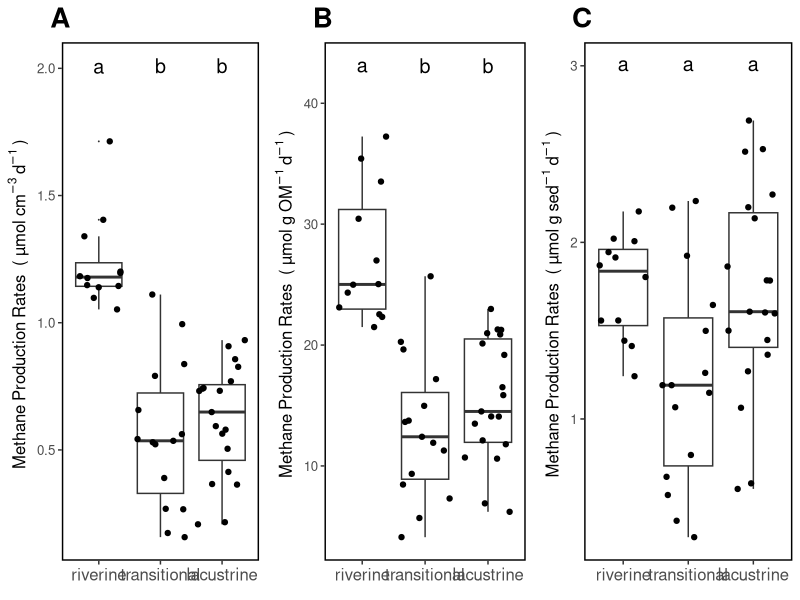

Write R code to recreate this figure.
### Build Figure 2
### Methane production rates among reservoir zones 
### Megan Berberich, University of Cincinnati

## load packages
library(dplyr)
library(ggplot2)
library(openxlsx)
library(gridExtra)

## load data
master <- read.xlsx("data/process/master_by_sample.xlsx")


#slurry_dry_wt <- read.xlsx("data/raw/slurry_dry_wt_final_pressure.xlsx")
#organic_matter <- read.xlsx("data/raw/LOI.xlsx")

## calculations on data
# calculate methane production rates in umol CH4 g dry sediment^-1 day^-1
#ch4$umol_CH4_day_g_sed <- (ch4$umol_CH4_day / slurry_dry_wt$slurry.dry.wt.g[1:46])
# calculate methane production rates in umol CH4 g OM^-1 day^-1
#ch4$umol_CH4_day_g_OM <- (ch4$umol_CH4_day / (slurry_dry_wt$slurry.dry.wt.g[1:46] * organic_matter$OM.drywt.percent[1:46]))

## plot boxplots of CH4 production rates
ch4_fig <- grid.arrange(
  # methane production rates, normalized by volume
  # statistical significance asterick was added manually
  ggplot(master, aes(zone, umol.CH4.day.cm3)) +
    geom_boxplot(outlier.size = 0, outlier.colour = NULL) +
    labs(y=expression(Methane~Production~Rates~" ("~µmol~cm^{-3}~d^{-1}~") "),
         x=expression("")) +
    scale_x_discrete(limits = c("riverine", "transitional", "lacustrine")) + ggtitle("A") +
    theme(panel.background = element_rect(fill = "white"),
          panel.grid.major = element_blank(),
          text=element_text(size=12),
          plot.title = element_text(face="bold", hjust = -0.065, size = 20),
          panel.border = element_rect(size = 1, fill = NA),
          axis.text.x = element_text(size = 12)) +
    geom_jitter() +
    annotate('text', x = 1, y = 2.0, 
             label = " a ",parse = TRUE,size=5) +
    annotate('text', x = 2, y = 2.01, 
             label = " b ",parse = TRUE,size=5) +
    annotate('text', x = 3, y = 2.01, 
             label = " b ",parse = TRUE,size=5),
  
  
  ggplot(master, aes(zone, umol.CH4.day.g.om)) +
    geom_boxplot(outlier.size = 0, outlier.colour = NULL) +
    labs(y=expression(Methane~Production~Rates~" ("~µmol~g~OM^{-1}~d^{-1}~") "),
         x=expression("")) +
    scale_x_discrete(limits = c("riverine", "transitional", "lacustrine")) + ggtitle("B") +
    theme(panel.background = element_rect(fill = "white"),
          panel.grid.major = element_blank(),
          text=element_text(size=12),
          plot.title = element_text(face="bold", hjust = -0.065, size = 20),
          panel.border = element_rect(size = 1, fill = NA),
          axis.text.x = element_text(size = 12)) +
    geom_jitter() +
    annotate('text', x = 1, y = 43, 
             label = " a ",parse = TRUE,size=5) +
    annotate('text', x = 2, y = 43.1, 
             label = " b ",parse = TRUE,size=5) +
    annotate('text', x = 3, y = 43.1, 
             label = " b ",parse = TRUE,size=5) ,
  
  
  ggplot(master, aes(zone, umol.CH4.day.g.sed)) +
    geom_boxplot(outlier.size = 0, outlier.colour = NULL) +
    labs(y=expression(Methane~Production~Rates~" ("~µmol~g~sed^{-1}~d^{-1}~") "),
         x=expression("")) +
    scale_x_discrete(limits = c("riverine", "transitional", "lacustrine")) + ggtitle("C") +
    theme(panel.background = element_rect(fill = "white"),
          panel.grid.major = element_blank(),
          text=element_text(size=12),
          plot.title = element_text(face="bold", hjust = -0.065, size = 20),
          panel.border = element_rect(size = 1, fill = NA),
          axis.text.x = element_text(size = 12)) +
    geom_jitter() +
    annotate('text', x = 1, y = 3.0, 
             label = " a ",parse = TRUE,size=5) +
    annotate('text', x = 2, y = 3.0, 
             label = " a ",parse = TRUE,size=5) +
    annotate('text', x = 3, y = 3.0, 
             label = " a ",parse = TRUE,size=5) ,
  
  
  
  
  nrow = 1, ncol = 3
)

ggsave(file = "results/figures/figure2_ch4_production.pdf", ch4_fig, 
       width=11, height = 4, dpi = 1200)

rm(ch4_fig)

